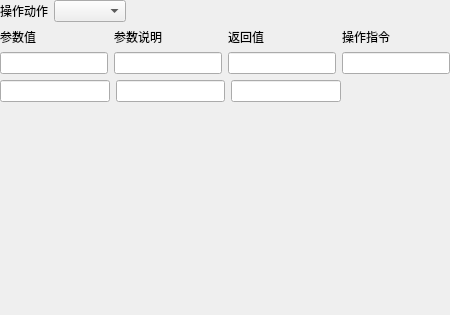
          <widget class="QWidget" name="varSinglepage">
           <layout class="QGridLayout" name="gridLayout_10">
            <property name="leftMargin">
             <number>0</number>
            </property>
            <property name="topMargin">
             <number>0</number>
            </property>
            <property name="rightMargin">
             <number>0</number>
            </property>
            <property name="bottomMargin">
             <number>0</number>
            </property>
            <item row="1" column="0" colspan="2">
             <layout class="QHBoxLayout" name="horizontalLayout_148">
              <item>
               <widget class="QLabel" name="label_42">
                <property name="enabled">
                 <bool>true</bool>
                </property>
                <property name="text">
                 <string>参数值  </string>
                </property>
               </widget>
              </item>
              <item>
               <widget class="QLabel" name="label_41">
                <property name="enabled">
                 <bool>true</bool>
                </property>
                <property name="text">
                 <string>参数说明</string>
                </property>
               </widget>
              </item>
              <item>
               <widget class="QLabel" name="label_116">
                <property name="enabled">
                 <bool>true</bool>
                </property>
                <property name="text">
                 <string>返回值</string>
                </property>
               </widget>
              </item>
              <item>
               <widget class="QLabel" name="label_83">
                <property name="enabled">
                 <bool>true</bool>
                </property>
                <property name="text">
                 <string>操作指令</string>
                </property>
               </widget>
              </item>
             </layout>
            </item>
            <item row="2" column="0" colspan="2">
             <layout class="QHBoxLayout" name="horizontalLayout_147">
              <item>
               <layout class="QHBoxLayout" name="horizontalLayout_23">
                <item>
                 <widget class="QLineEdit" name="triggerPara">
                  <property name="enabled">
                   <bool>true</bool>
                  </property>
                 </widget>
                </item>
               </layout>
              </item>
              <item>
               <layout class="QHBoxLayout" name="horizontalLayout_47">
                <item>
                 <widget class="QLineEdit" name="triggerDis">
                  <property name="enabled">
                   <bool>true</bool>
                  </property>
                 </widget>
                </item>
               </layout>
              </item>
              <item>
               <widget class="QLineEdit" name="singleReturn"/>
              </item>
              <item>
               <layout class="QHBoxLayout" name="horizontalLayout_146">
                <item>
                 <widget class="QLineEdit" name="operationOrder"/>
                </item>
               </layout>
              </item>
             </layout>
            </item>
            <item row="0" column="0" colspan="2">
             <layout class="QHBoxLayout" name="horizontalLayout_22">
              <item>
               <widget class="QLabel" name="label_9">
                <property name="enabled">
                 <bool>true</bool>
                </property>
                <property name="text">
                 <string>操作动作</string>
                </property>
               </widget>
              </item>
              <item>
               <widget class="QComboBox" name="operationAction"/>
              </item>
              <item>
               <spacer name="horizontalSpacer_12">
                <property name="orientation">
                 <enum>Qt::Horizontal</enum>
                </property>
                <property name="sizeHint" stdset="0">
                 <size>
                  <width>40</width>
                  <height>20</height>
                 </size>
                </property>
               </spacer>
              </item>
             </layout>
            </item>
            <item row="4" column="1">
             <spacer name="verticalSpacer_3">
              <property name="orientation">
               <enum>Qt::Vertical</enum>
              </property>
              <property name="sizeHint" stdset="0">
               <size>
                <width>17</width>
                <height>213</height>
               </size>
              </property>
             </spacer>
            </item>
            <item row="3" column="0" colspan="2">
             <layout class="QHBoxLayout" name="horizontalLayout_163" stretch="1,1,1,1">
              <item>
               <layout class="QHBoxLayout" name="horizontalLayout_135">
                <item>
                 <widget class="QLineEdit" name="triggerPara_2">
                  <property name="enabled">
                   <bool>true</bool>
                  </property>
                 </widget>
                </item>
               </layout>
              </item>
              <item>
               <layout class="QHBoxLayout" name="horizontalLayout_139">
                <item>
                 <widget class="QLineEdit" name="triggerDis_2">
                  <property name="enabled">
                   <bool>true</bool>
                  </property>
                 </widget>
                </item>
               </layout>
              </item>
              <item>
               <widget class="QLineEdit" name="singleReturn_2"/>
              </item>
              <item>
               <spacer name="horizontalSpacer">
                <property name="orientation">
                 <enum>Qt::Horizontal</enum>
                </property>
                <property name="sizeHint" stdset="0">
                 <size>
                  <width>40</width>
                  <height>20</height>
                 </size>
                </property>
               </spacer>
              </item>
             </layout>
            </item>
           </layout>
          </widget>
